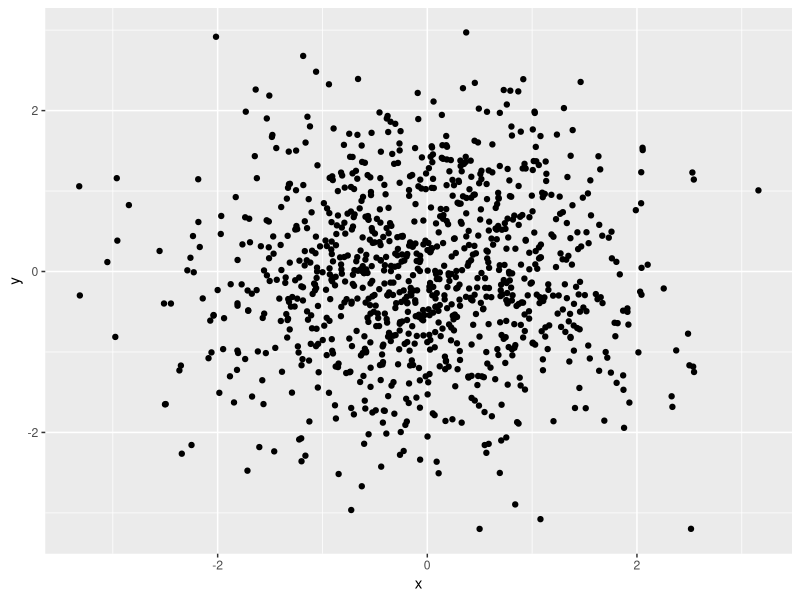

Write R code to recreate this figure. (Note: this script raises an error after producing the figure.)
# Generate scatter plot with ggplot.
library(ggplot2)
data <- data.frame(x = rnorm(1000),
                   y = rnorm(1000))
p1 <- ggplot(data, aes(x = x, y = y)) + geom_point()
p1 

# Build annotation table with gridExtra::tableGrob().
library(gridExtra)
mytable <- summary(data)
tab <- tableGrob(mytable, rows=NULL)

# Extract x and ylims for positioning table with ggplot_build(). 
xrange <- unlist(ggplot_build(p1)$layout$panel_params[[1]][1])
yrange <- unlist(ggplot_build(p1)$layout$panel_params[[1]][8])
xmin = min(xrange)
xmax = max(xrange)
xdelta = xmax-xmin
ymin = min(yrange)
ymax = max(yrange)
ydelta = ymax-ymin

# Add annotation table to plot.
p2 <- p1 + annotation_custom(tab, xmin = xmin-0.55*xdelta, xmax, ymin = ymin+0.55*ydelta, ymax)
p2

# Generate figure with multiple plots using cowplot::plot_grid(). 
library(cowplot)
plot_grid(p1,p1,p1,p1, labels = "auto")
